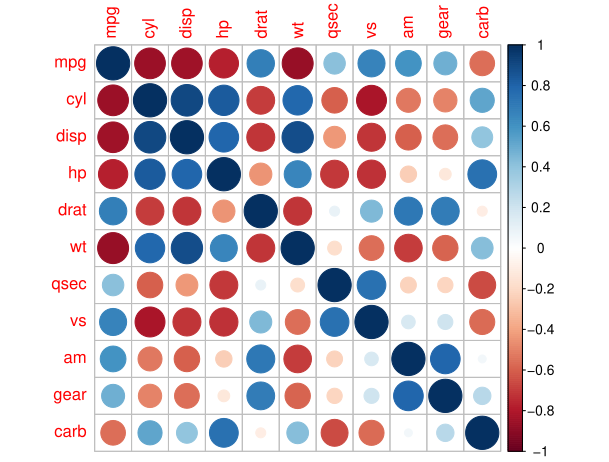

This figure's R source:
"""Create correlation plot using mtcars data frame, which describes automobile
design and performance"""

#Install and load corrplot package
install.packages('corrplot')
library('corrplot')

#Create correlation plot
corrplot(corr = cor(mtcars))
